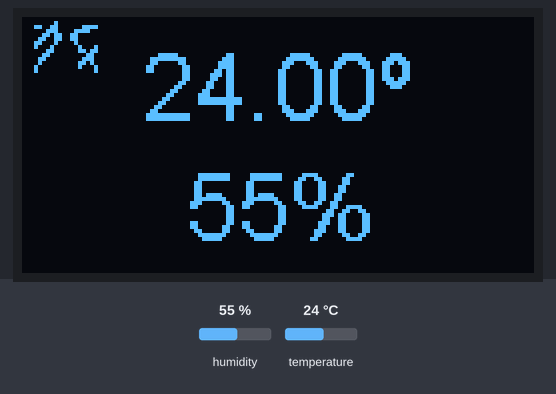
Bench run of a sketch on a simulated ESP8266 (NodeMCU). Shown: 128×64 one-colour display. The inputs (shaded band) are chosen by the test bench; at power-on: humidity 55 %, temperature 24 °C. WiFi joins after 1.5 s; servers stay silent unless stated; what the sketch prints to the serial monitor is not drawn.

Above: at 2.7 s.
2.8 s: humidity set to 22 %
At 5.0 s:
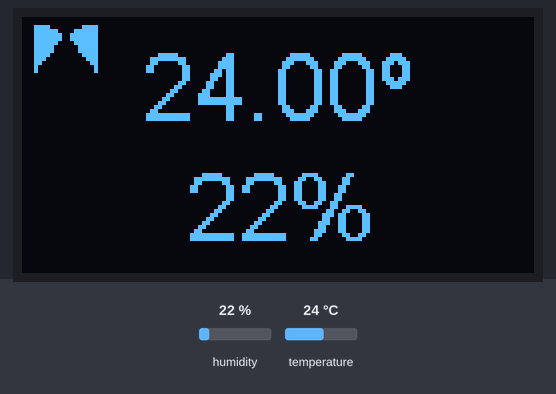
5.6 s: temperature set to 12 °C
At 6.8 s:
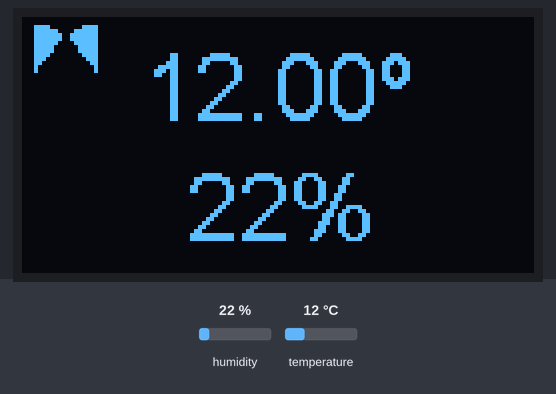
8.4 s: humidity set to 40 %
At 11.4 s:
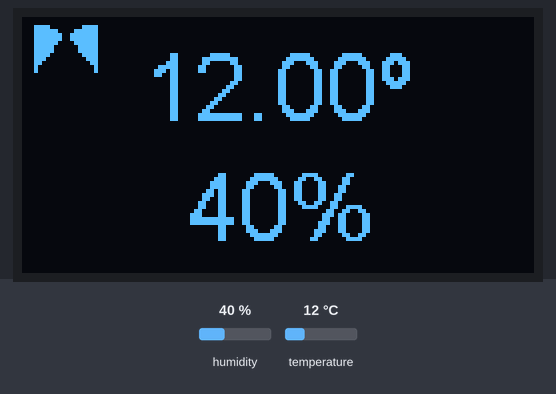
11.7 s: temperature set to 19 °C
At 13.2 s:
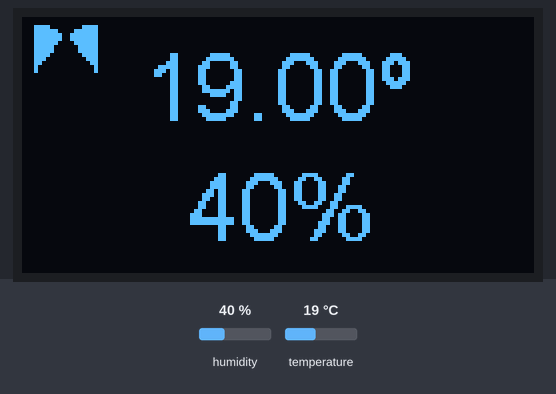
Timing chart, 0 to 14.7 s (numbered marks = the images above; inputs shaded):
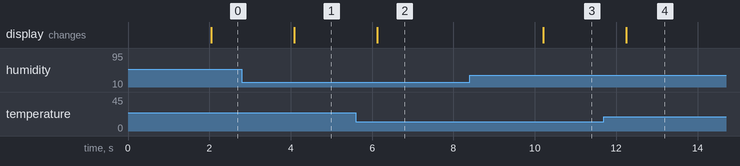

The sketch:

ESP-D1_WM_DHT11.ino
```cpp
#define BLYNK_PRINT Serial
#define BLYNK_TEMPLATE_ID "TMPLSS83weTC"
#define BLYNK_TEMPLATE_NAME "Home Automation"

#include <BlynkSimpleEsp8266.h>
#include <SPI.h>
#include <WiFiManager.h> // https://github.com/tzapu/WiFiManager
#include <DHT.h>
// For a connection via I2C using Wire include
#include <Wire.h>
#include "SH1106Wire.h"
#include "images.h"

char auth[] = "Ul_9V-w_d2I31lwh826Rmes2zDaqRy5n";

unsigned long currentMillis, readMillis = 0;
#define DHTPIN 2          // Define o pino digital que o DHT11 está conectado (D4)
#define DHTTYPE DHT11     // DHT 11
DHT dht(DHTPIN, DHTTYPE); //Inicializando o objeto dht do tipo DHT passando como parâmetro o pino (DHTPIN) e o tipo do sensor (DHTTYPE)

// D2 -> SDA
// D5 -> SCL
SH1106Wire display(0x3c, D2, D5);

void setup() {

    Serial.begin(115200);

    display.init();
    display.flipScreenVertically();
    display.setFont(ArialMT_Plain_10);

    WiFiManager wm;

    // reset settings - wipe stored credentials for testing
    // these are stored by the esp library
    // wm.resetSettings();

    // Automatically connect using saved credentials,
    // if connection fails, it starts an access point with the specified name ( "AutoConnectAP"),
    // if empty will auto generate SSID, if password is blank it will be anonymous AP (wm.autoConnect())
    // then goes into a blocking loop awaiting configuration and will return success result
    wm.setConfigPortalTimeout(60);
    bool res;
    res = wm.autoConnect("ESP_D1","Bruno156"); // password protected ap

    if(!res) {
        Serial.println("Failed to connect");
        ESP.restart();
    }
    else {
        //if you get here you have connected to the WiFi
        Serial.println("connected...yeey :)");
    }
    Blynk.config(auth);
    dht.begin(); //Inicializa o sensor
}

void loop() {
  if (millis() - readMillis >= 2000) {
    sendSensorDHT();
    verifyConnectionBlynkSV();
    Blynk.run();
  }
}

void sendSensorDHT(){
  int umidade = dht.readHumidity(); //Realiza a leitura da umidadedade e armazena na variável umidade
  float temp = dht.readTemperature(); //Realiza a leitura da temperatura e armazena na variável temp

  if (isnan(umidade) || isnan(temp)) { //Verifica se houve falha na leitura do sensor
    Serial.println("Falha na leitura do sensor DHT!");
    display.clear();
    display.setFont(ArialMT_Plain_10);
    display.setTextAlignment(TEXT_ALIGN_LEFT);
    display.drawStringMaxWidth(0, 15, 128, "Falha na leitura do sensor DHT!");
    display.display();
    //return;
  }else{
    Blynk.virtualWrite(V6, temp); //Escreve no pino virtual v6 o valor de temperatura
    Blynk.virtualWrite(V7, umidade); //Escreve no pino virtual V5 o valor de umidadedade
    Serial.println("Temperatura:"+String(temp)+"º");
    Serial.println("umidadedade:"+String(umidade)+"%");
    display.clear();
    display.setFont(ArialMT_Plain_24);
    display.setTextAlignment(TEXT_ALIGN_CENTER);
    display.drawString(64, 4, String(temp)+"º");
    display.drawString(64, 34, String(umidade)+"%");
    display.display();
  }
  readMillis = millis();
}

void verifyConnectionBlynkSV(){
  if(Blynk.connected()){
    display.drawXbm(3, 0, Icon_width, Icon_height, wifi_on);
    display.display();
    Serial.println("Conectado ao servidor Blynk!");
  }else{
    Serial.println("Sem conexão com servidor Blynk!");
    display.drawXbm(3, 0, Icon_width, Icon_height, wifi_off);
    display.display();
  }
}
```

Source omitted: images.h (data table, 949 bytes)

Measured:
- after the input at 2.8 s, the display: changes after 1.3 s (image 1)
- after the input at 5.6 s, the display: changes after 0.53 s (image 2)
- after the input at 8.4 s, the display: changes after 1.8 s (image 3)
- after the input at 11.7 s, the display: changes after 0.54 s (image 4)
